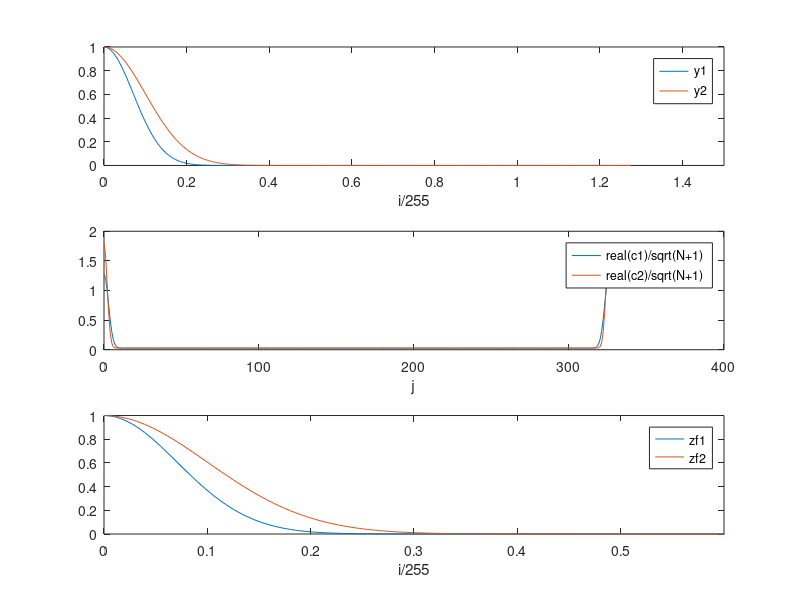

MATLAB code for this plot:
% F10FTGAUSGS
% Complex Fourier transformation of Gauss function for
% two values of a and for general Fourier Transformation.
% The maximum is at i = 0. The FT (inverse) of the FT is also calculated.
function F10FTGAUSGS;
i = (0:1:325);
A = 1;
a = 100;
aa = 50;
y1 = A*exp(-a*((i/255).^2));
y2 = A*exp(-aa*((i/255).^2));

figure(1);
subplot(3,1,1);
plot(i/255,y1,i/255,y2);
axis([0 1.5 0 1]);
xlabel('i/255');
legend('y1','y2');

c1 = fft(y1);
c2 = fft(y2);
N = length(c2)-1; % N=325
j=(0:1:N);

subplot(3,1,2);
plot(j,real(c1)/sqrt(N+1),j,real(c2)/sqrt(N+1));
axis([0 400 0 2]);
xlabel('j');
legend('real(c1)/sqrt(N+1)','real(c2)/sqrt(N+1)');

zf1 = ifft(c1);
zf2 = ifft(c2);


N2 = length(zf2)-1;
i = (0:1:N2);

subplot(3,1,3);
plot(i/255,zf1,i/255,zf2);
axis([0 0.6 0 1]);
xlabel('i/255');
legend('zf1','zf2');
% The coordinate is again i/255

